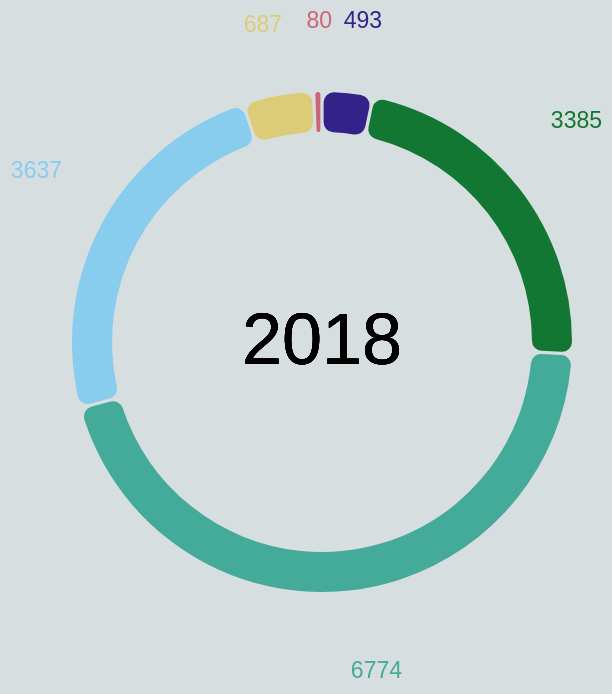

Write a Vega-Lite specification for this figure.
### Vega-Lite specification from a JSON file in a GitHub repository (floating-point values rounded to 4 significant figures)
{"$schema": "https://vega.github.io/schema/vega-lite/v5.json", "width": 250, "height": 250, "background": "#d7dee0", "data": {"values": [{"Rooms": 1, "Count": 493}, {"Rooms": 2, "Count": 3385}, {"Rooms": 3, "Count": 6774}, {"Rooms": 4, "Count": 3637}, {"Rooms": 5, "Count": 687}, {"Rooms": 6, "Count": 80}]}, "config": {"legend": {"disable": true}}, "layer": [{"mark": {"type": "arc", "padAngle": 0.01, "innerRadius": 105, "cornerRadius": 5}, "encoding": {"theta": {"field": "Count", "type": "quantitative"}, "color": {"field": "Rooms", "type": "nominal", "scale": {"range": ["#332288", "#117733", "#44aa99", "#88ccee", "#ddcc77", "#cc6677"]}}, "tooltip": [{"field": "Rooms", "type": "nominal", "title": "Number of rooms"}, {"field": "Count", "type": "quantitative", "title": "Count"}]}}, {"mark": {"type": "text", "align": "center", "baseline": "middle", "fontSize": 36}, "encoding": {"text": {"value": "2018"}}}, {"mark": {"type": "text", "align": "right", "dx": 30, "dy": -160, "fontSize": 11.5}, "encoding": {"text": {"field": "Count", "type": "quantitative"}, "color": {"value": "#332288"}, "opacity": {"condition": {"test": "datum['Rooms'] == '1'", "value": 1}, "value": 0}}}, {"mark": {"type": "text", "align": "right", "dx": 140, "dy": -110, "fontSize": 11.5}, "encoding": {"text": {"field": "Count", "type": "quantitative"}, "color": {"value": "#117733"}, "opacity": {"condition": {"test": "datum['Rooms'] == '2'", "value": 1}, "value": 0}}}, {"mark": {"type": "text", "align": "right", "dx": 40, "dy": 165, "fontSize": 11.5}, "encoding": {"text": {"field": "Count", "type": "quantitative"}, "color": {"value": "#44aa99"}, "opacity": {"condition": {"test": "datum['Rooms'] == '3'", "value": 1}, "value": 0}}}, {"mark": {"type": "text", "align": "right", "dx": -130, "dy": -85, "fontSize": 11.5}, "encoding": {"text": {"field": "Count", "type": "quantitative"}, "color": {"value": "#88ccee"}, "opacity": {"condition": {"test": "datum['Rooms'] == '4'", "value": 1}, "value": 0}}}, {"mark": {"type": "text", "align": "right", "dx": -20, "dy": -158, "fontSize": 11.5}, "encoding": {"text": {"field": "Count", "type": "quantitative"}, "color": {"value": "#ddcc77"}, "opacity": {"condition": {"test": "datum['Rooms'] == '5'", "value": 1}, "value": 0}}}, {"mark": {"type": "text", "align": "right", "dx": 5, "dy": -160, "fontSize": 11.5}, "encoding": {"text": {"field": "Count", "type": "quantitative"}, "color": {"value": "#cc6677"}, "opacity": {"condition": {"test": "datum['Rooms'] == '6'", "value": 1}, "value": 0}}}]}
